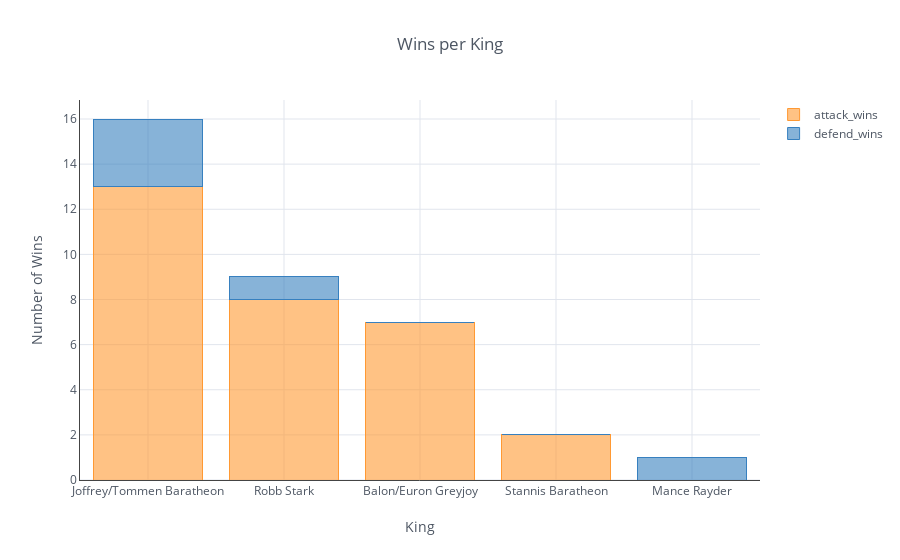

Source (notebook cell):
### Markdown cell above
## Winners
Who remembers losers? (except if you love the Starks)
The following plot helps us understand who won how many battles and how, by attacking or defending.

### Code cell
attack_winners = battles_df[battles_df.attacker_outcome=='win']['attacker_king'].value_counts().reset_index()
attack_winners.rename(columns={'index':'king','attacker_king':'attack_wins'},inplace=True)

defend_winners = battles_df[battles_df.attacker_outcome=='loss']['defender_king'].value_counts().reset_index()
defend_winners.rename(columns={'index':'king','defender_king':'defend_wins'},inplace=True)

winner_df = pd.merge(attack_winners,defend_winners,how='outer',on='king')
winner_df.fillna(0,inplace=True)
winner_df['total_wins'] = winner_df.apply(lambda row: row['attack_wins']+row['defend_wins'],axis=1)
winner_df[['king','attack_wins','defend_wins']].set_index('king').iplot(kind='bar',barmode='stack',
                                                                        xTitle='King',
                                                                        yTitle='Number of Wins',
                                                                        title='Wins per King',
                                                                        showline=True)

### Figure 1 — Plotly figure (JSON) as saved in the notebook; plotly's stock layout.template omitted (floating-point values rounded to 4 significant figures)
{"data": [{"marker": {"color": "rgba(255, 153, 51, 0.6)", "line": {"color": "rgba(255, 153, 51, 1.0)", "width": 1}}, "name": "attack_wins", "orientation": "v", "text": "", "type": "bar", "x": ["Joffrey/Tommen Baratheon", "Robb Stark", "Balon/Euron Greyjoy", "Stannis Baratheon", "Mance Rayder"], "y": [13, 8, 7, 2, 0]}, {"marker": {"color": "rgba(55, 128, 191, 0.6)", "line": {"color": "rgba(55, 128, 191, 1.0)", "width": 1}}, "name": "defend_wins", "orientation": "v", "text": "", "type": "bar", "x": ["Joffrey/Tommen Baratheon", "Robb Stark", "Balon/Euron Greyjoy", "Stannis Baratheon", "Mance Rayder"], "y": [3, 1, 0, 0, 1]}], "layout": {"barmode": "stack", "legend": {"bgcolor": "#FFFFFF", "font": {"color": "#4D5663"}, "traceorder": "normal"}, "paper_bgcolor": "#FFFFFF", "plot_bgcolor": "#FFFFFF", "title": "Wins per King", "titlefont": {"color": "#4D5663"}, "xaxis1": {"gridcolor": "#E1E5ED", "showgrid": true, "showline": true, "tickfont": {"color": "#4D5663"}, "title": "King", "titlefont": {"color": "#4D5663"}, "zerolinecolor": "#E1E5ED"}, "yaxis1": {"gridcolor": "#E1E5ED", "showgrid": true, "showline": true, "tickfont": {"color": "#4D5663"}, "title": "Number of Wins", "titlefont": {"color": "#4D5663"}, "zerolinecolor": "#E1E5ED"}}}
